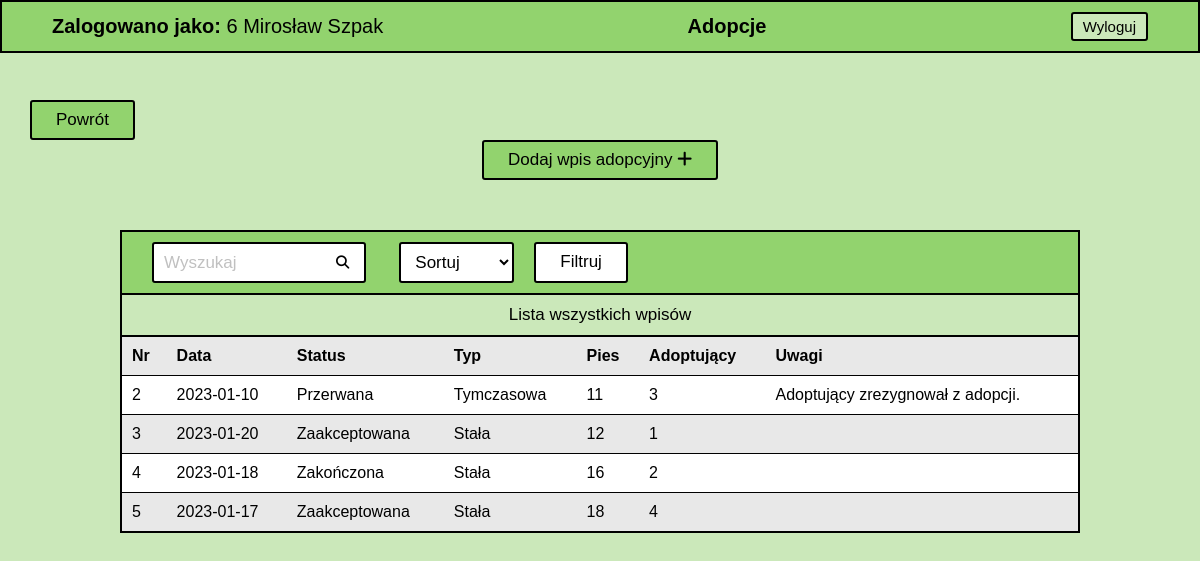
The app's page /index.php?id=4 (signed in) with its own data.
### tables this page shows
CREATE TABLE `adoption` (
  `id` bigint NOT NULL,
  `date` date NOT NULL,
  `status` varchar(45) NOT NULL,
  `type` varchar(45) NOT NULL,
  `notes` longtext NOT NULL,
  `adopter_id` bigint NOT NULL,
  `dog_id` bigint NOT NULL
);

### php/adoptions.php (the view, shortened to what this page needs)
<section>
    <a href="./index.php" class="btn back-btn">Powrót</a>
    <div class="flex-btn">
        <a href="./php/create-adoption.php" class="btn">Dodaj wpis adopcyjny <i class="fa fa-plus"></i></a>
    </div>
    <article class="content">
        <div class="content-header search">
            <form action="" method="post" class="search">
                <div class="form-field">
                    <input type="text" name="search" id="search" placeholder="Wyszukaj" />
                </div>
                <button type="submit" class="search-btn">
                    <i class="fa-solid fa-magnifying-glass"></i>
                </button>
                <div class="form-field">
                    <select onchange="this.form.submit()" name="sort" id="sort_id" class="btn">
                        <option value="" selected disabled hidden>Sortuj</option>
                    </select>
                </div>
                <div class="form-field">
                    <a href="#" onclick="filterBtn()" id="filter_btn" class="btn">Filtruj</a>
                </div>
            </form>
        </div>
        <div class="content-header">
            <span>Lista wszystkich wpisów</span>
        </div>
        <table class="table">
            <?php
            require_once "./config.php";
                $order_by = '';
                $sql = "SELECT * FROM adoption";
                $sql .= $order_by;
                $list = '<tr>
                                <th>Nr</th>
                                <th>Data</th>
                                <th>Status</th>
                                <th>Typ</th>
                                <th>Pies</th>
                                <th>Adoptujący</th>
                                <th>Uwagi</th>
                            </tr>';
                if ($result = mysqli_query($conn, $sql)) {
                    if (mysqli_num_rows($result) > 0) {
                        while ($row = mysqli_fetch_array($result)) {
                            $link = 'window.location="./php/read-adoption.php?id=' . $row['id'] . '";';
                            $list .= '<tr onclick=' . "$link" . '>
                                        <td>' .  $row['id'] . '</td>
                                        <td>' . $row['date'] .'</td>
                                        <td>' .  $row['status'] . '</td>
                                        <td>' . $row['type'] .'</td>
                                        <td>' .  $row['dog_id'] . '</td>
                                        <td>' . $row['adopter_id'] .'</td>
                                        <td>' . $row['notes'] .'</td>
                                    </tr>';
                        }
                    } else {
                        $list .= '<tr class="alert">
                                    <td colspan="7">Brak wyników</td>
                                </tr>';
                    }
                }
            echo $list;
            ?>
        </table>
    </article>
</section>

### css/style.css (style rules this page uses)
:root { --dark-green: #4c7a34; --green: #92d36e; --light-green: #cbe8ba; --green-hover: #b6ff89; --white: #ffffff; --black: #000000; --gray: #c0c0c0; --light-gray: #e8e8e8; --border: 2px solid var(--black); --radius: 3px; --font-size: 17px; --transition: all 0.3s linear; }
* { margin: 0; padding: 0; box-sizing: border-box; font-family: "Helvetica"; }
a { color: var(--black); text-decoration: none; }
.btn { padding: 8px 24px; font-size: var(--font-size); background: var(--green); border: var(--border); border-radius: var(--radius); cursor: pointer; transition: var(--transition); }
.back-btn { align-self: start; margin-left: 30px; }
.flex-btn { display: flex; justify-content: center; gap: 50px; }
section { padding-top: 100px; min-height: 100vh; display: flex; flex-direction: column; align-items: center; background: var(--light-green); }
.content { margin: 50px 0; width: 80%; border: var(--border); background: var(--white); }
.content-header { padding: 0 20px; display: flex; justify-content: space-between; align-items: center; width: 100%; font-size: var(--font-size); background: var(--green); border-bottom: var(--border); list-style: none; }
.content-header:nth-child(even) { padding: 10px 50px; background: var(--light-green); text-align: center; }
.content-header span { width: 100%; text-align: center; }
.content-header .btn { background: var(--white); }
.search { display: flex; }
.content-header.search { justify-content: left; }
.search-btn { background: none; border: none; position: relative; left: -40px; cursor: pointer; }
select.btn { max-width: 115px; }
#filter_btn { padding: 8px 24px; }
.table { width: 100%; border-collapse: collapse; text-align: left; }
.table th, .table td { padding: 10px; }
.table tr { border-bottom: 1px solid var(--black); cursor: pointer; }
.table tr:first-child { cursor: auto; }
.table tr:last-child { border-bottom: none; }
.table tr:nth-of-type(odd) { background: var(--light-gray); }
.form-field { padding: 10px; display: flex; }
.form-field input, .form-field select, .form-field textarea { padding: 8px 10px; font-size: var(--font-size); border-radius: var(--radius); border: var(--border); }
.form-field input::placeholder { font-size: var(--font-size); color: var(--gray); }

### records on screen
adoption: id "2", date "2023-01-10", status "Przerwana", type "Tymczasowa", dog "11", adopter "3", notes "Adoptujący zrezygnował z adopcji."
adoption: id "3", date "2023-01-20", status "Zaakceptowana", type "Stała", dog "12", adopter "1"
adoption: id "4", date "2023-01-18", status "Zakończona", type "Stała", dog "16", adopter "2"
adoption: id "5", date "2023-01-17", status "Zaakceptowana", type "Stała", dog "18", adopter "4"

### other values on screen
$_SESSION['user']['group_id'] "6"
$_SESSION['user']['first_name'] "Mirosław"
$_SESSION['user']['last_name'] "Szpak"
$header "Adopcje"
